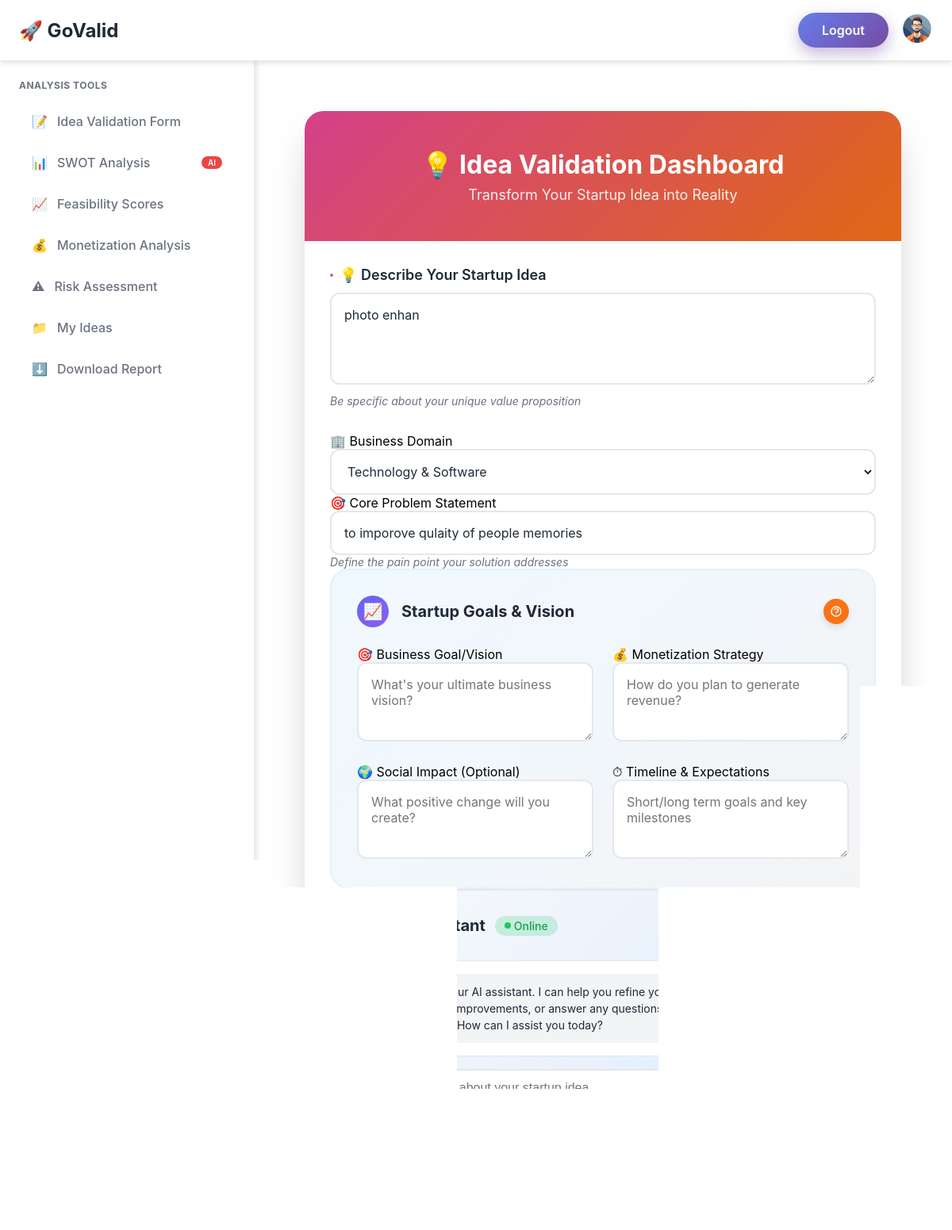
The app's page /dashboard/update/47/ (signed in) with its own data.
### dashboard/models.py (models this page shows)
class Validate_form(models.Model):
    created_at = models.DateTimeField(auto_now_add=True)  # ✅ keep only this line
    user = models.ForeignKey(User, on_delete=models.CASCADE, null=True)
    startup_idea = models.TextField()
    business_domain = models.CharField(max_length=50, choices=DOMAIN_CHOICES)
    problem_statement = models.TextField()
    business_goal = models.TextField()
    monetization_strategy = models.TextField()
    social_impact = models.TextField()
    timeline = models.TextField()
    feasibility_score = models.CharField(max_length=50, null=True, blank=True)
    feasibility_comment = models.TextField(null=True, blank=True)
    feasibility_level = models.CharField(max_length=50, null=True, blank=True)
    swot_analysis = models.TextField(null=True, blank=True)
    risk_score = models.CharField(max_length=50, null=True, blank=True)
    risk_comment = models.TextField(null=True, blank=True)
    monetization_suggestion = models.TextField(null=True, blank=True)

### dashboard/views.py (the view, shortened to what this page needs)
# urls.py: path('update/<int:id>/', views.update_message, name='update'),
@login_required
def update_message(request, id):
    entry = get_object_or_404(Validate_form, id=id, user=request.user)
    return render(request,"dashboard/update.html",{'entry': entry})

### templates/dashboard/update.html (shortened to what this page needs)
{% extends 'base_dash.html' %}
{% load static %}
{% block head %}
<link rel="stylesheet" href="{% static 'css/dashboard.css' %}">
{% endblock %}
  {% block body %}
        <main class="main-content">
            <div class="content-wrapper">
                <div class="main-card">
                    <div class="hero-header">
                        <div class="hero-content">
                            <h1 class="hero-title">💡 Idea Validation Dashboard</h1>
                            <p class="hero-subtitle">Transform Your Startup Idea into Reality</p>
                        </div>
                    </div>
                    <div class="form-container">
                        <form method="POST">
                            <div class="form-section">
                                <label class="form-label">
                                    <div class="label-dot"></div>
                                    💡 Describe Your Startup Idea
                                </label>
                                <textarea name="startup_idea" class="form-textarea" rows="4" placeholder="Tell us about your innovative startup idea in 3-5 lines. What problem does it solve and how?" required>{{entry.startup_idea }}</textarea>
                                <p class="form-help-text">Be specific about your unique value proposition</p>
                            </div>
                           <div class="space-y-3">
                <label class="field-label">
                    <div class="dot-indicator"></div>🏢 Business Domain
                </label>
                <select name="business_domain" class="form-select" required>
                <option value="tech" {% if entry.business_domain == "tech" %}selected{% endif %}>Technology & Software</option>
                </select>
            </div>
            <div class="space-y-3">
                <label class="field-label">
                    <div class="dot-indicator"></div>🎯 Core Problem Statement
                </label>
                <input type="text" name="problem_statement" value="{{ entry.problem_statement }}" class="form-input" placeholder="What specific problem does your startup solve?" required>
                <p class="helper-text">Define the pain point your solution addresses</p>
            </div>
            <div class="goals-section">
                <div class="goals-header">
                    <div class="goals-title">
                        <div class="goals-icon">📈</div>
                        <h3>Startup Goals & Vision</h3>
                    </div>
                    <button type="button" class="help-button" onclick="showGuide()">
                    </button>
                </div>
                <div class="grid grid-cols-2 space-y-6">
                    <div class="space-y-3">
                        <label class="field-label">
                            <div class="dot-indicator"></div>🎯 Business Goal/Vision
                        </label>
                        <textarea name="business_goal" class="form-textarea" rows="3" placeholder="What's your ultimate business vision?">{{entry.business_goal}}</textarea>
                    </div>
                    <div class="space-y-3">
                        <label class="field-label">
                            <div class="dot-indicator"></div>💰 Monetization Strategy
                        </label>
                        <textarea name="monetization_strategy" class="form-textarea" rows="3" placeholder="How do you plan to generate revenue?">{{entry.monetization_strategy}}</textarea>
                    </div>
                    <div class="space-y-3">
                        <label class="field-label">
                            <div class="dot-indicator"></div>🌍 Social Impact (Optional)
                        </label>
                        <textarea name="social_impact" class="form-textarea" rows="3" placeholder="What positive change will you create?">{{entry.social_impact}}</textarea>
                    </div>
                    <div class="space-y-3">
                        <label class="field-label">
                            <div class="dot-indicator"></div>⏱ Timeline & Expectations
                        </label>
                        <textarea name="timeline" class="form-textarea" rows="3" placeholder="Short/long term goals and key milestones">{{entry.timeline}}</textarea>
                    </div>
                </div>
            </div>
            <div class="ai-section">
                <div class="ai-header">
                    <div class="ai-icon">
                        <svg width="20" height="20" fill="none" stroke="currentColor" viewBox="0 0 24 24">
                            <path stroke-linecap="round" stroke-linejoin="round" stroke-width="2" d="M9.75 17L9 20l-1 1h8l-1-1-.75-3M3 13h18M5 17h14a2 2 0 002-2V5a2 2 0 00-2-2H5a2 2 0 00-2 2v10a2 2 0 002 2z"></path>
                        </svg>
                    </div>
                    <h3 class="ai-title">AI Assistant</h3>
                    <div class="status-indicator">
                        <div class="status-dot"></div>
                        <span class="status-text">Online</span>
                    </div>
                </div>
                <div id="chatMessages" class="chat-messages">
                    <div class="message">
                        <div class="message-avatar">
                            <svg width="16" height="16" fill="none" stroke="currentColor" viewBox="0 0 24 24">
                                <path stroke-linecap="round" stroke-linejoin="round" stroke-width="2" d="M9.75 17L9 20l-1 1h8l-1-1-.75-3M3 13h18M5 17h14a2 2 0 002-2V5a2 2 0 00-2-2H5a2 2 0 00-2 2v10a2 2 0 002 2z"></path>
                            </svg>
                        </div>
                        <div class="message-content">
                            <p class="message-text">Hi! I'm your AI assistant. I can help you refine your startup idea, suggest improvements, or answer any questions about the validation process. How can I assist you today?</p>
                        </div>
                    </div>
                </div>
                <div class="chat-input-container">
                    <input type="text" id="messageInput" class="chat-input" placeholder="Ask me anything about your startup idea..." onkeypress="handleKeyPress(event)">
                    <button type="button" class="chat-send-button" onclick="sendMessageToAI()">
                        <svg width="20" height="20" fill="none" stroke="currentColor" viewBox="0 0 24 24">
                            <path stroke-linecap="round" stroke-linejoin="round" stroke-width="2" d="M12 19l9 2-9-18-9 18 9-2zm0 0v-8"></path>
                        </svg>
                    </button>
                </div>
            </div>
            <div class="submit-container">
                <button type="submit" class="submit-button">
                    <span>🔍 Validate My Idea</span>
                </button>
            </div>
        </form>
    </div>
     {% endblock %}

### static/css/base_dash.css (style rules this page uses)
* { margin: 0; padding: 0; box-sizing: border-box; }
body { font-family: -apple-system, BlinkMacSystemFont, 'Segoe UI', Roboto, sans-serif; background: linear-gradient(135deg, #667eea 0%, #764ba2 50%, #f093fb 100%); min-height: 100vh; overflow-x: hidden; background: url("https://images.unsplash.com/photo-1542281286-9e0a16bb7366?auto=format&fit=crop&w=1740&q=80") no-repeat center center fixed; background-size: cover; backdrop-filter: blur(4px); background-size: cover; background-attachment: fixed; background-position: center; }
.main-content { flex: 1; display: flex; justify-content: center; align-items: flex-start; padding: 2rem; }
@media (min-width: 1024px) { .main-content { padding: 32px; } }
.content-wrapper { max-width: 64rem; margin: 0 auto; }

### records on screen
Validate_form: startup_idea "photo enhan", business_domain "Technology & Software", problem_statement "to imporove qulaity of people memories"
